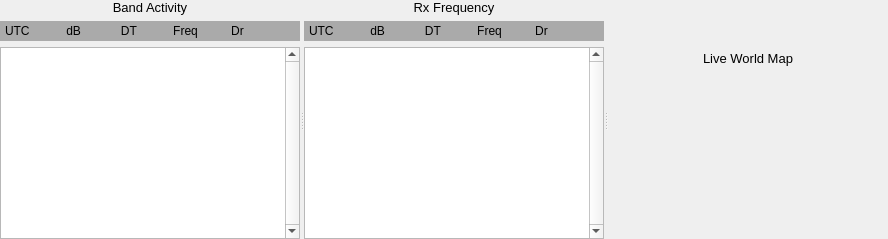
     <widget class="QSplitter" name="decodes_splitter">
      <property name="orientation">
       <enum>Qt::Horizontal</enum>
      </property>
      <widget class="QWidget" name="layoutWidget">
       <layout class="QVBoxLayout" name="verticalLayout_3">
        <item>
         <widget class="QLabel" name="lh_decodes_title_label">
          <property name="maximumSize">
           <size>
            <width>500</width>
            <height>16777215</height>
           </size>
          </property>
          <property name="font">
           <font>
            <pointsize>10</pointsize>
            <bold>false</bold>
           </font>
          </property>
          <property name="text">
           <string>Band Activity</string>
          </property>
          <property name="alignment">
           <set>Qt::AlignCenter</set>
          </property>
         </widget>
        </item>
        <item>
         <widget class="QLabel" name="lh_decodes_headings_label">
          <property name="minimumSize">
           <size>
            <width>300</width>
            <height>20</height>
           </size>
          </property>
          <property name="maximumSize">
           <size>
            <width>16777215</width>
            <height>20</height>
           </size>
          </property>
          <property name="palette">
           <palette>
            <active>
             <colorrole role="Base">
              <brush brushstyle="SolidPattern">
               <color alpha="255">
                <red>252</red>
                <green>252</green>
                <blue>252</blue>
               </color>
              </brush>
             </colorrole>
             <colorrole role="Window">
              <brush brushstyle="SolidPattern">
               <color alpha="255">
                <red>170</red>
                <green>170</green>
                <blue>170</blue>
               </color>
              </brush>
             </colorrole>
            </active>
            <inactive>
             <colorrole role="Base">
              <brush brushstyle="SolidPattern">
               <color alpha="255">
                <red>252</red>
                <green>252</green>
                <blue>252</blue>
               </color>
              </brush>
             </colorrole>
             <colorrole role="Window">
              <brush brushstyle="SolidPattern">
               <color alpha="255">
                <red>170</red>
                <green>170</green>
                <blue>170</blue>
               </color>
              </brush>
             </colorrole>
            </inactive>
            <disabled>
             <colorrole role="Base">
              <brush brushstyle="SolidPattern">
               <color alpha="255">
                <red>170</red>
                <green>170</green>
                <blue>170</blue>
               </color>
              </brush>
             </colorrole>
             <colorrole role="Window">
              <brush brushstyle="SolidPattern">
               <color alpha="255">
                <red>170</red>
                <green>170</green>
                <blue>170</blue>
               </color>
              </brush>
             </colorrole>
            </disabled>
           </palette>
          </property>
          <property name="autoFillBackground">
           <bool>true</bool>
          </property>
          <property name="text">
           <string>UTC           dB            DT           Freq          Dr </string>
          </property>
          <property name="textFormat">
           <enum>Qt::PlainText</enum>
          </property>
          <property name="indent">
           <number>5</number>
          </property>
         </widget>
        </item>
        <item>
         <widget class="DisplayText" name="decodedTextBrowser">
          <property name="frameShape">
           <enum>QFrame::StyledPanel</enum>
          </property>
          <property name="verticalScrollBarPolicy">
           <enum>Qt::ScrollBarAlwaysOn</enum>
          </property>
          <property name="horizontalScrollBarPolicy">
           <enum>Qt::ScrollBarAsNeeded</enum>
          </property>
          <property name="cursorWidth">
           <number>0</number>
          </property>
          <property name="textInteractionFlags">
           <set>Qt::TextSelectableByKeyboard|Qt::TextSelectableByMouse</set>
          </property>
         </widget>
        </item>
       </layout>
      </widget>
      <widget class="QWidget" name="rh_decodes_widget" native="true">
       <layout class="QVBoxLayout" name="verticalLayout_9">
        <property name="leftMargin">
         <number>0</number>
        </property>
        <property name="topMargin">
         <number>0</number>
        </property>
        <property name="rightMargin">
         <number>0</number>
        </property>
        <property name="bottomMargin">
         <number>0</number>
        </property>
        <item>
         <widget class="QLabel" name="rh_decodes_title_label">
          <property name="font">
           <font>
            <pointsize>10</pointsize>
            <bold>false</bold>
           </font>
          </property>
          <property name="text">
           <string>Rx Frequency</string>
          </property>
          <property name="alignment">
           <set>Qt::AlignCenter</set>
          </property>
         </widget>
        </item>
        <item>
         <widget class="QLabel" name="rh_decodes_headings_label">
          <property name="minimumSize">
           <size>
            <width>300</width>
            <height>20</height>
           </size>
          </property>
          <property name="maximumSize">
           <size>
            <width>16777215</width>
            <height>20</height>
           </size>
          </property>
          <property name="palette">
           <palette>
            <active>
             <colorrole role="Base">
              <brush brushstyle="SolidPattern">
               <color alpha="255">
                <red>252</red>
                <green>252</green>
                <blue>252</blue>
               </color>
              </brush>
             </colorrole>
             <colorrole role="Window">
              <brush brushstyle="SolidPattern">
               <color alpha="255">
                <red>170</red>
                <green>170</green>
                <blue>170</blue>
               </color>
              </brush>
             </colorrole>
            </active>
            <inactive>
             <colorrole role="Base">
              <brush brushstyle="SolidPattern">
               <color alpha="255">
                <red>252</red>
                <green>252</green>
                <blue>252</blue>
               </color>
              </brush>
             </colorrole>
             <colorrole role="Window">
              <brush brushstyle="SolidPattern">
               <color alpha="255">
                <red>170</red>
                <green>170</green>
                <blue>170</blue>
               </color>
              </brush>
             </colorrole>
            </inactive>
            <disabled>
             <colorrole role="Base">
              <brush brushstyle="SolidPattern">
               <color alpha="255">
                <red>170</red>
                <green>170</green>
                <blue>170</blue>
               </color>
              </brush>
             </colorrole>
             <colorrole role="Window">
              <brush brushstyle="SolidPattern">
               <color alpha="255">
                <red>170</red>
                <green>170</green>
                <blue>170</blue>
               </color>
              </brush>
             </colorrole>
            </disabled>
           </palette>
          </property>
          <property name="autoFillBackground">
           <bool>true</bool>
          </property>
          <property name="text">
           <string>UTC           dB            DT           Freq          Dr </string>
          </property>
          <property name="textFormat">
           <enum>Qt::PlainText</enum>
          </property>
          <property name="indent">
           <number>5</number>
          </property>
         </widget>
        </item>
        <item>
         <widget class="DisplayText" name="decodedTextBrowser2">
          <property name="enabled">
           <bool>true</bool>
          </property>
          <property name="verticalScrollBarPolicy">
           <enum>Qt::ScrollBarAlwaysOn</enum>
          </property>
          <property name="cursorWidth">
           <number>0</number>
          </property>
          <property name="textInteractionFlags">
           <set>Qt::TextSelectableByKeyboard|Qt::TextSelectableByMouse</set>
          </property>
         </widget>
        </item>
       </layout>
      </widget>
      <widget class="QWidget" name="map_panel_widget" native="true">
       <property name="minimumSize">
        <size>
         <width>280</width>
         <height>0</height>
        </size>
       </property>
       <layout class="QVBoxLayout" name="map_panel_layout">
        <property name="leftMargin">
         <number>0</number>
        </property>
        <property name="topMargin">
         <number>0</number>
        </property>
        <property name="rightMargin">
         <number>0</number>
        </property>
        <property name="bottomMargin">
         <number>0</number>
        </property>
        <item>
         <widget class="QLabel" name="map_title_label">
          <property name="font">
           <font>
            <pointsize>10</pointsize>
            <bold>false</bold>
           </font>
          </property>
          <property name="text">
           <string>Live World Map</string>
          </property>
          <property name="alignment">
           <set>Qt::AlignCenter</set>
          </property>
         </widget>
        </item>
        <item>
         <widget class="QWidget" name="map_container_widget" native="true">
          <layout class="QVBoxLayout" name="map_container_layout">
           <property name="leftMargin">
            <number>0</number>
           </property>
           <property name="topMargin">
            <number>0</number>
           </property>
           <property name="rightMargin">
            <number>0</number>
           </property>
           <property name="bottomMargin">
            <number>0</number>
           </property>
          </layout>
         </widget>
        </item>
       </layout>
      </widget>
     </widget>
